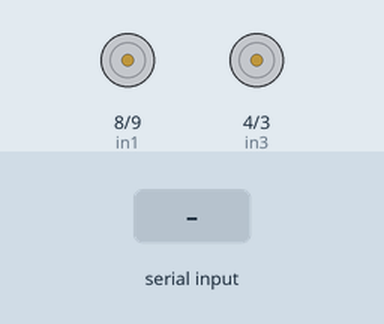
This sketch was run on a simulated Arduino Uno, built with avr-gcc and run on an emulated ATmega328P. Shown: motor-driver pin pairs drawn as motors (green arrow = first pin HIGH = forward, orange = second pin HIGH = backward, longer = more drive, scaled by the enable pin). The inputs (shaded band) are chosen by the test bench.

Above: at 1.2 s.
1.3 s: byte 1 (1) received over Serial
At 2.0 s:
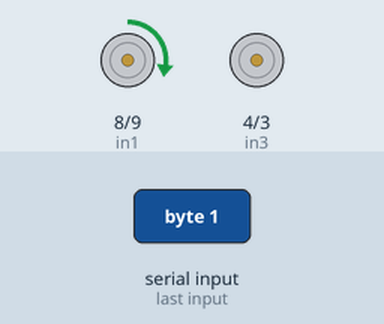
2.8 s: byte 4 (4) received over Serial
At 3.1 s:
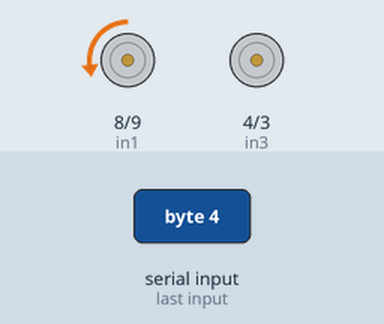
4.3 s: byte 2 (2) received over Serial
At 5.5 s:
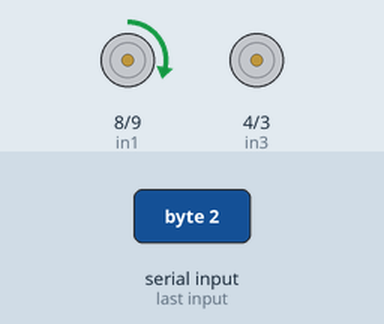
5.8 s: byte 36 (36) received over Serial
At 6.4 s:
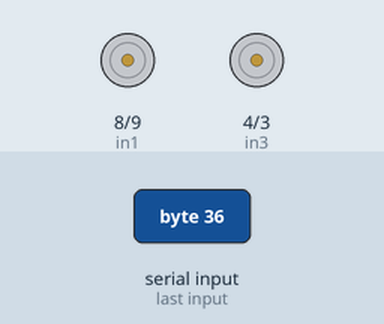
Timing chart, 0 to 8.3 s (numbered marks = the images above; inputs shaded):
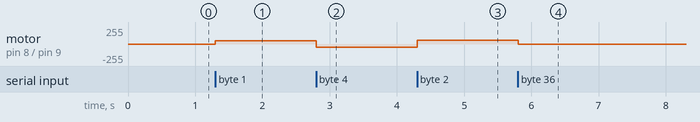

The sketch:

kinetics_arduino.ino
```cpp
int max_speed;
int delta;

//motor right
int enA = 10;
int in1 = 8;
int in2 = 9;

// motor left
int enB = 2;
int in3 = 4;
int in4 = 3;

//Sonar code


void setup()
{
  Serial.begin(9600);


  pinMode(enA, OUTPUT);
  pinMode(enB, OUTPUT);
  pinMode(in1, OUTPUT);
  pinMode(in2, OUTPUT);
  pinMode(in3, OUTPUT);
  pinMode(in4, OUTPUT);

  max_speed = 50;
  delta = 5;
}

void sp_control(int lsp, int  rsp)
{

  digitalWrite(in1, HIGH);
  digitalWrite(in2, LOW);
  // set speed to 200 out of possible range 0~255
  analogWrite(enA, rsp);
  // turn on motor B

  delay(5);

  digitalWrite(in3, HIGH);
  digitalWrite(in4, LOW);
  // set speed to 200 out of possible range 0~255
  analogWrite(enB, lsp);

  delay(5);
}

void sp_control_r(int lsp, int  rsp)
{

  digitalWrite(in1, LOW);
  digitalWrite(in2, HIGH);
  // set speed to 200 out of possible range 0~255
  analogWrite(enA, rsp);
  // turn on motor B

  delay(5);

  digitalWrite(in3, LOW);
  digitalWrite(in4, HIGH);
  // set speed to 200 out of possible range 0~255
  analogWrite(enB, lsp);

  delay(5);
}


void motor_drive(int res)
{
  if (res == 1)
  {
    sp_control(max_speed, max_speed); // lm rm
  }
  else if (res == 2)
  {
    sp_control(max_speed - delta, (max_speed + delta));
  }
  else if (res == 3)
  {
    sp_control(max_speed + delta, (max_speed - delta));
  }
  else if (res == 4)
  {
    sp_control_r(max_speed, max_speed);
  }
  else if (res == 36)
  {
    sp_control(0, 0);
    delay(2000);
  }
  else if (res >= 5 && res <= 35)
  {
    delta = res;
  }
  else if (res >= 50 && res <= 100)
  {
    max_speed = res;
  }

}

void loop()
{
  int res = 0;

  if (Serial.available() > 0) {

    //    /* whatever is available from the serial is read here    */
    res = Serial.read();
    motor_drive(res); //BW division
  }
  else
  {
    //motor_drive(36); // 36 -> Stop
  }


  //sp_control(70, 70);


}
```

Measured:
- after the input at 1.3 s, motor on pin 8 (in1) / pin 9 (in2): stopped → forward 50/255 at once
- after the input at 2.8 s, motor on pin 8 (in1) / pin 9 (in2): forward 50/255 → backward 50/255 at once
- after the input at 4.3 s, motor on pin 8 (in1) / pin 9 (in2): backward 50/255 → forward 55/255 at once
- after the input at 5.8 s, motor on pin 8 (in1) / pin 9 (in2): forward 55/255 → stopped at once
